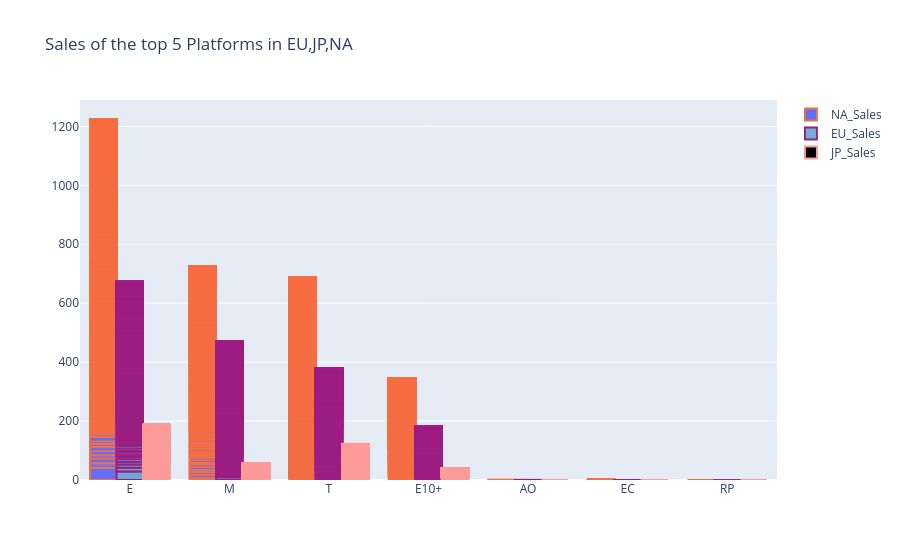

Notebook code for this chart:
### Markdown cell above
#### 3. Does the ESRB rating affect sales in a particular region?

### Code cell
na_sales=go.Bar(
                x=important_period.rating,
                y=important_period.na_sales,
                name="NA_Sales",
                marker= dict(color = 'rgba(60, 60, 60)',
                            line=dict(color='rgb(244,109,67)',width=1.9)))
eu_sales=go.Bar(
                x=important_period.rating,
                y=important_period.eu_sales,
                name="EU_Sales",
                marker=dict(color = 'rgba(56, 140, 200, 0.7)',
                           line=dict(color='rgb(156, 30, 130, 0.7)',width=1.9)))
jp_sales=go.Bar(
                x=important_period.rating,
                y=important_period.jp_sales,
                name="JP_Sales",
                marker=dict(color = 'rgba(0,0,0)',
                           line=dict(color='rgb(251,154,153)',width=1.9)))

edit_sales=[na_sales,eu_sales,jp_sales]
layout=go.Layout(barmode="group",title='Sales of the top 5 Platforms in EU,JP,NA')
fig=dict(data=edit_sales,layout=layout)
py.offline.iplot(fig,show_link=False)

### Figure 1 — Plotly figure (JSON) as saved in the notebook; plotly's stock layout.template omitted (floating-point values rounded to 4 significant figures; data arrays with more than 128 entries replaced by an {"elided": "..."} marker saying what was removed)
{"data": [{"marker": {"color": "rgba(60, 60, 60)", "line": {"color": "rgb(244,109,67)", "width": 1.9}}, "name": "NA_Sales", "type": "bar", "x": {"elided": "14120 str values"}, "y": {"elided": "14120 float values"}}, {"marker": {"color": "rgba(56, 140, 200, 0.7)", "line": {"color": "rgb(156, 30, 130, 0.7)", "width": 1.9}}, "name": "EU_Sales", "type": "bar", "x": {"elided": "14120 str values"}, "y": {"elided": "14120 float values"}}, {"marker": {"color": "rgba(0,0,0)", "line": {"color": "rgb(251,154,153)", "width": 1.9}}, "name": "JP_Sales", "type": "bar", "x": {"elided": "14120 str values"}, "y": {"elided": "14120 float values"}}], "layout": {"barmode": "group", "title": {"text": "Sales of the top 5 Platforms in EU,JP,NA"}}}
